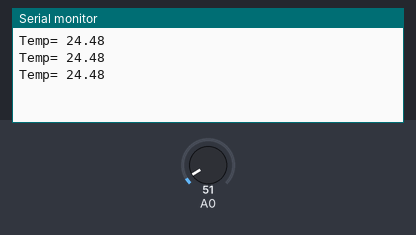
Bench run of a sketch on a simulated Arduino Mega 2560, built with avr-gcc and run on an emulated ATmega2560. On the bench: the last lines printed to the serial monitor. The test bench sets the inputs (shaded band); at power-on: A0 = 51.

Above: at 1.3 s.
1.4 s: A0 set to 61
At 1.9 s:
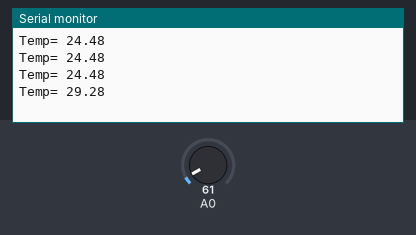
2.9 s: A0 set to 71
At 3.4 s:
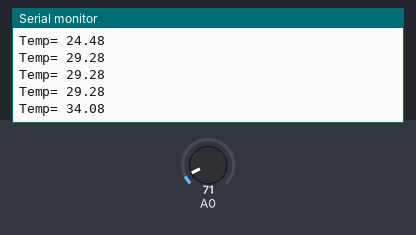
Timing chart, 0 to 5.9 s (numbered marks = the images above; inputs shaded):
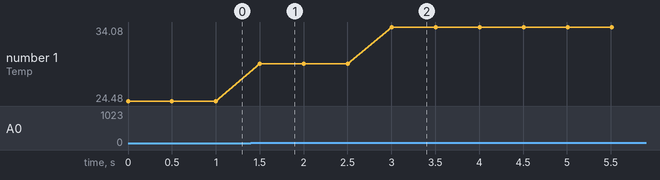

The sketch:

Arduino_Temperature_LM35.ino
```cpp
/*Temperature Sensor LM35
1. Celsius
2.0.5 accuracy
3. -55 to +150
4. 4 bis 30 V
analogReference(DEFAULT) 5 volts (on 5V Arduino boards) or 3.3 volts (on 3.3V Arduino boards)
analogReference(INTERNAL)  built-in 1.1V reference (Arduino Mega only)...Analog to Digital

*/

float temp, tempC;
void setup() {
 Serial.begin(9600);
 analogReference(DEFAULT); // V Reference 5 V

}

void loop() {
temp=analogRead(A0);
tempC=4.8*temp/10;
Serial.print("Temp= ");
Serial.println(tempC);
 delay(500);


}
```

Measured:
- after the input at 1.4 s, the serial monitor: prints a new line after 0.10 s (image 1)
- after the input at 2.9 s, the serial monitor: prints a new line after 0.10 s (image 2)
- plotted number 1: 24.48 → 29.28 after the input at 1.4 s, 29.28 → 34.08 after the input at 2.9 s
